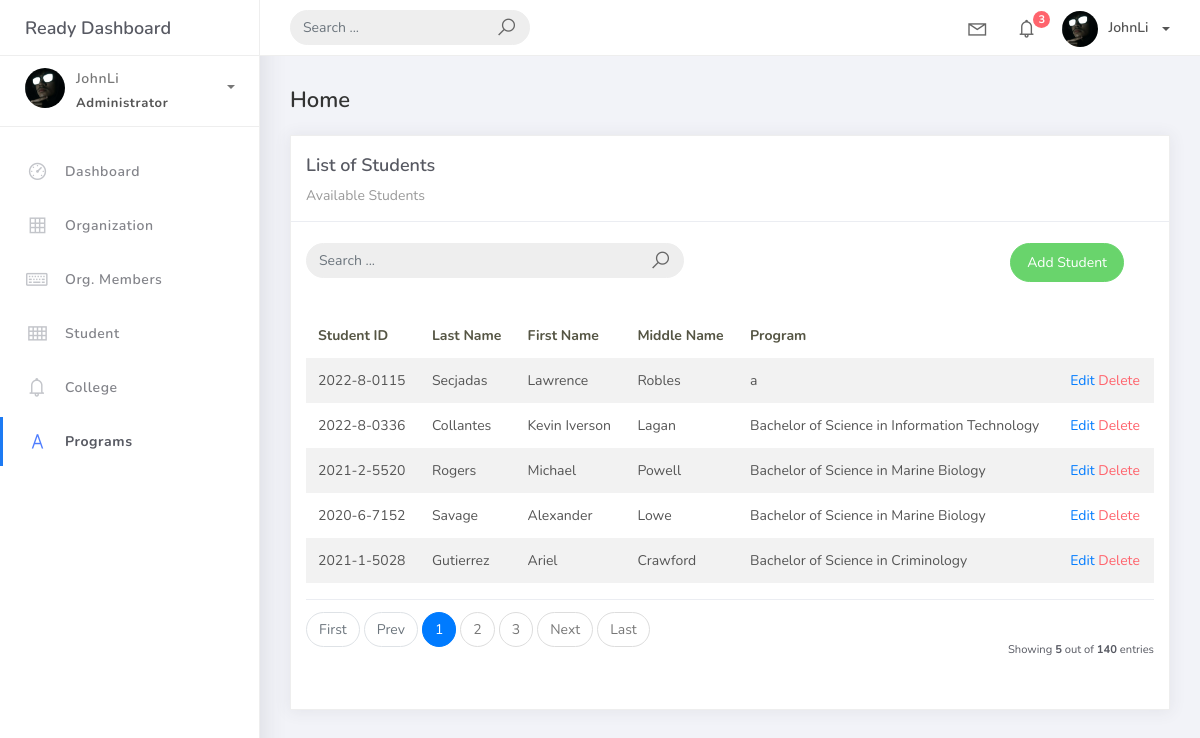
/students_list, run on an earlier commit of the app's database.
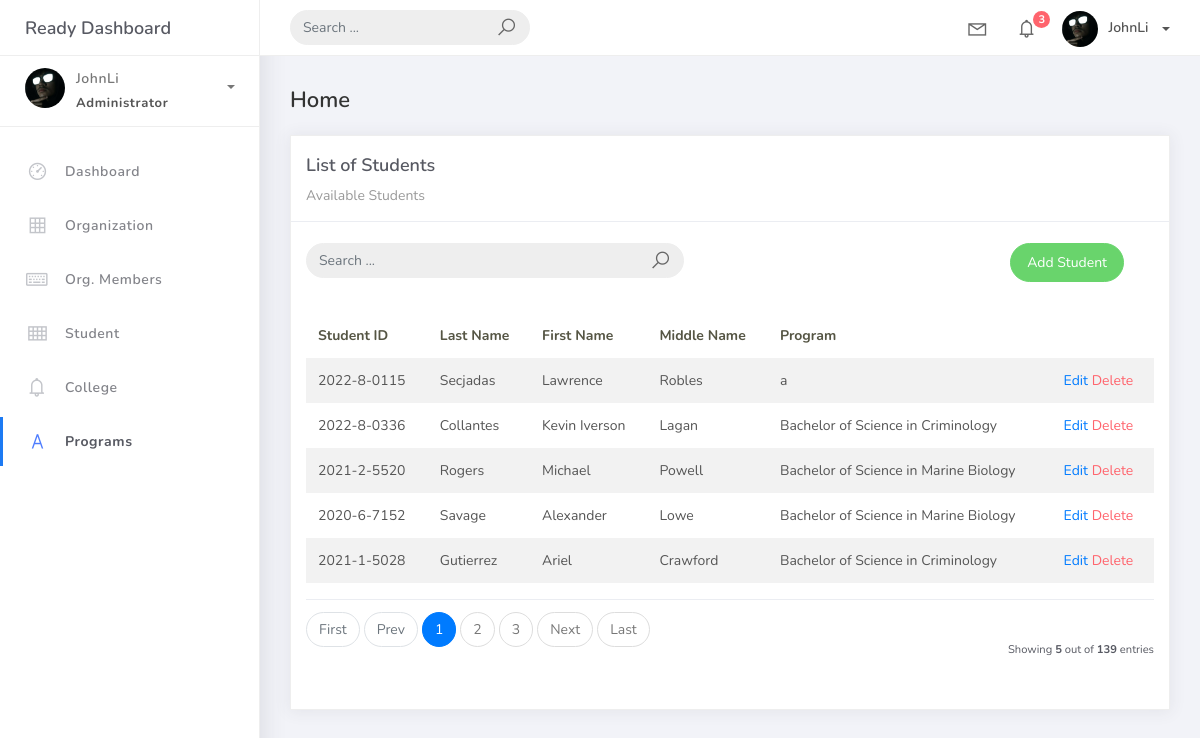
And on a later commit of the database.
### studentorg/models.py (models this page shows, shortened)
class BaseModel (models.Model):
    created_at = models.DateTimeField(auto_now_add=True, db_index=True)
    updated_at = models.DateTimeField(auto_now=True)
    class Meta:
        abstract = True

class Student(BaseModel):
    student_id = models.CharField(max_length=15)
    last_name = models.CharField(max_length=25, default= "Unknown")
    first_name = models.CharField(max_length=25)
    middle_name = models.CharField(max_length=25, blank=True, null=True)
    program = models.ForeignKey(Program, on_delete=models.CASCADE)

class Program(BaseModel):
    prog_name = models.CharField(max_length=150)
    college = models.ForeignKey(College, on_delete=models.CASCADE)
    def __str__(self):
        return self.prog_name

### studentorg/views.py (the view)
# urls.py: path('students_list', StudentsList.as_view(), name='students-list'),
class StudentsList(ListView):
    model = Student
    context_object_name = 'students'
    template_name = "students_list.html"
    paginate_by = 5

### templates/students_list.html
{% extends 'base.html' %} {% load static %} {% block content %}
<div class="content">
    <div class="container-fluid">
        <h4 class="page-title">Home</h4>
        <div class="row">
            <div class="col-md-12">
                <div class="card">
                    <div class="card-header">
                        <div class="card-title">List of Students</div>
                        <div class="card-category">Available Students</div>
                    </div>
                    <br />
                    <div class="col-md-12 row">
                        <div class="col-md-6">
                            <form class="navbar-left navbar-form nav-search mr-md-3" action="">
                                <div class="input-group">
                                    <input type="text" placeholder="Search ..." class="form-control" />
                                    <div class="input-group-append">
                                        <span class="input-group-text">
                                            <i class="la la-search search-icon"></i>
                                        </span>
                                    </div>
                                </div>
                            </form>
                        </div>
                        <div class="col-md-6">
                            <div class="pull-right">
                                <a href="{% url 'students-add' %}" class="btn btn-success btn-rounded">Add Student</a>
                            </div>
                        </div>
                    </div>
                    <div class="card-body">
                        <table class="table table-striped mt-3">
                            <thead>
                                <tr>
                                    <th scope="col">Student ID</th>
                                    <th scope="col">Last Name</th>
                                    <th scope="col">First Name</th>
                                    <th scope="col">Middle Name</th>
                                    <th scope="col">Program</th>
                                </tr>
                            </thead>
                            <tbody>
                                {% for object in object_list %}
                                <tr>
                                    <td>{{ object.student_id }}</td>
                                    <td>{{ object.last_name }}</td>
                                    <td>{{ object.first_name }}</td>
                                    <td>{{ object.middle_name }}</td>
                                    <td>{{ object.program }}</td>
                                    <td>
                                        <a href="students_list/{{ object.id }}">Edit</a>
                                        <a href="students_list/{{ object.id }}/delete" class="text-danger">Delete</a>
                                    </td>
                                </tr>
                                {% empty %}
                                <tr>
                                    <td colspan="4" style="text-align: center;">
                                        <p class="text-sm font-weight-bold mb-0">No Records Found</p>
                                    </td>
                                </tr>
                                {% endfor %}
                            </tbody>
                        </table>
                        {% include 'includes/pagination.html' %}
                    </div>
                </div>
            </div>
        </div>
    </div>
</div>
{% endblock %}

What changed in the data, as far as the page shows it:
changed Student "Collantes": program "Bachelor of Science in Information Technology" → "Bachelor of Science in Criminology"
Also different on the page:
{{ paginator.count }}: "140" → "139"
